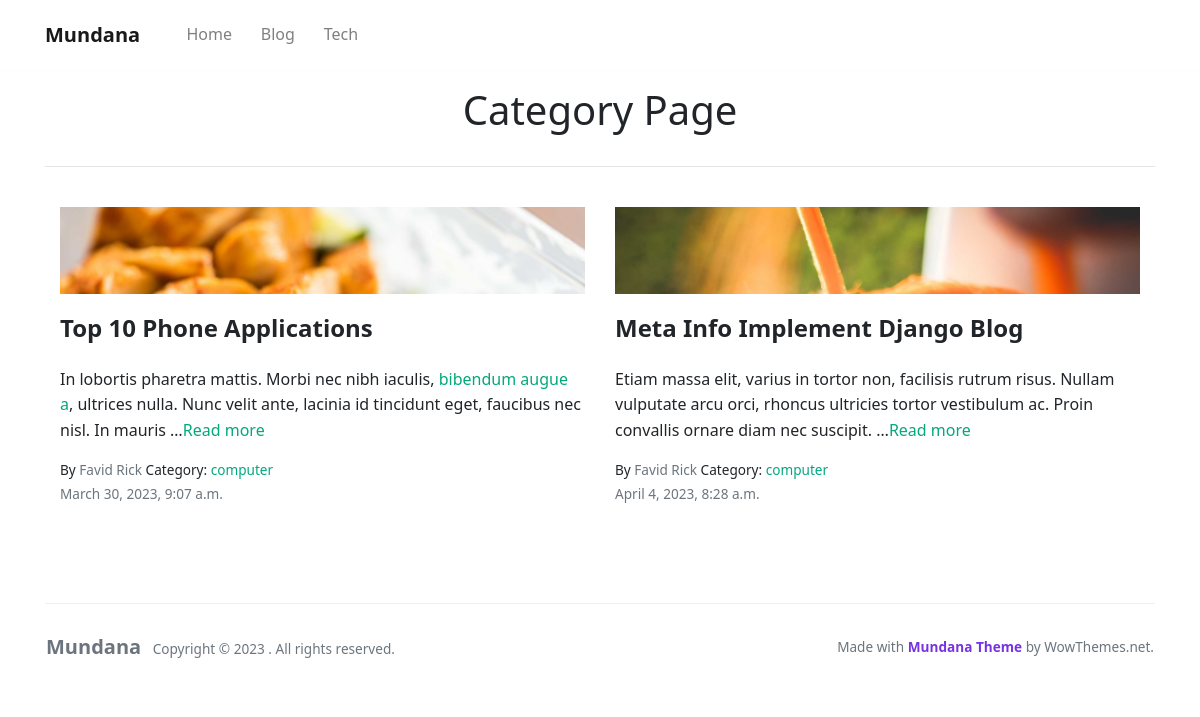
/category/computer/, run on the app's committed database.
### blog/models.py (models this page shows, shortened)
class Post(models.Model):
    status = [
        ('draft','Draft'),
        ('publish','Published')
    ]
    title = models.CharField(max_length=200, help_text='Enter Your Post Title')
    slug = models.SlugField(max_length=250, unique=True, null=True, blank=True)
    content = RichTextField(null=True, blank=True)
    category = models.ForeignKey(Category, on_delete=models.SET_NULL, blank=True, null=True)
    post_status = models.CharField(max_length=50, choices=status, default='draft')
    featured = models.BooleanField(default=False)
    featured_image = models.ImageField(upload_to ='uploads/', null=True, blank=True)
    created = models.DateTimeField(auto_now_add=True)
    modified = models.DateTimeField(auto_now=True)
    meta_title = models.CharField(max_length=200, null=True, blank=True)
    meta_description = models.CharField(max_length=300, null=True, blank=True)
    class Meta:
        ordering = ['created']

class Category(models.Model):
    title = models.CharField(max_length=200)
    slug = models.SlugField(max_length=250, unique=True, null=True, blank=True)

### blog/views.py (the view)
# urls.py: path('category/<slug:category_slug>/', views.category_page, name='category'),
def category_page(request,category_slug):
    category_url = get_object_or_404(Category, slug=category_slug)
    posts = Post.objects.filter(category = category_url)
    template_name = 'category-page.html'
    context = {'posts':posts}
    return render(request, template_name, context)

### templates/category-page.html
{% extends 'base.html' %}
{% block content %}
<div class="container">
    <h1 class="text-center py-3 text-capitalize">Category Page</h1>
    <hr>
	<div class="container pt-4 pb-4">
		<div class="row">
			{% for post in posts %}
			<div class="col-lg-6">
				<div class="card border-0 mb-4 box-shadow h-xl-300">
					<div style="background-image: url({{post.featured_image.url}}); height: 150px;    background-size: cover;    background-repeat: no-repeat;"></div>
					<div class="card-body px-0 pb-0 d-flex flex-column align-items-start">
						<h2 class="h4 font-weight-bold">
						<a class="text-dark text-capitalize" href={% url 'article' post.slug %}>{{ post.title }}</a>
						</h2>
						<p class="card-text">
							{{post.content|truncatewords:25|safe}}<a class = "text-decoration-none" href="{% url 'article' post.slug %}">Read more</a>
						</p>
						<div>
							<small class="d-block">By <a class="text-muted" href="#">Favid Rick</a> Category: <a href="{% url 'category' post.category.slug %}">{{post.category.title}}</a></small>
							<small class="text-muted">{{post.created}}</small>
						</div>
					</div>
				</div>
			</div>
			{% endfor %}
		</div>
	</div>
</div>
{% endblock content %}

### data on the page
Post: featured_image (picture), title "Top 10 Phone Applications", content "In lobortis pharetra mattis. Morbi nec nibh iaculis, bibendum augue a , ultrices nulla. Nunc velit ante, lacinia id tincidunt eget, faucibus nec nisl. In mauris …", category "computer", created "March 30, 2023, 9:07 a.m."
Post: featured_image (picture), title "Meta Info Implement Django Blog", content "Etiam massa elit, varius in tortor non, facilisis rutrum risus. Nullam vulputate arcu orci, rhoncus ultricies tortor vestibulum ac. Proin convallis ornare diam nec suscipit. …", category "computer", created "April 4, 2023, 8:28 a.m."
